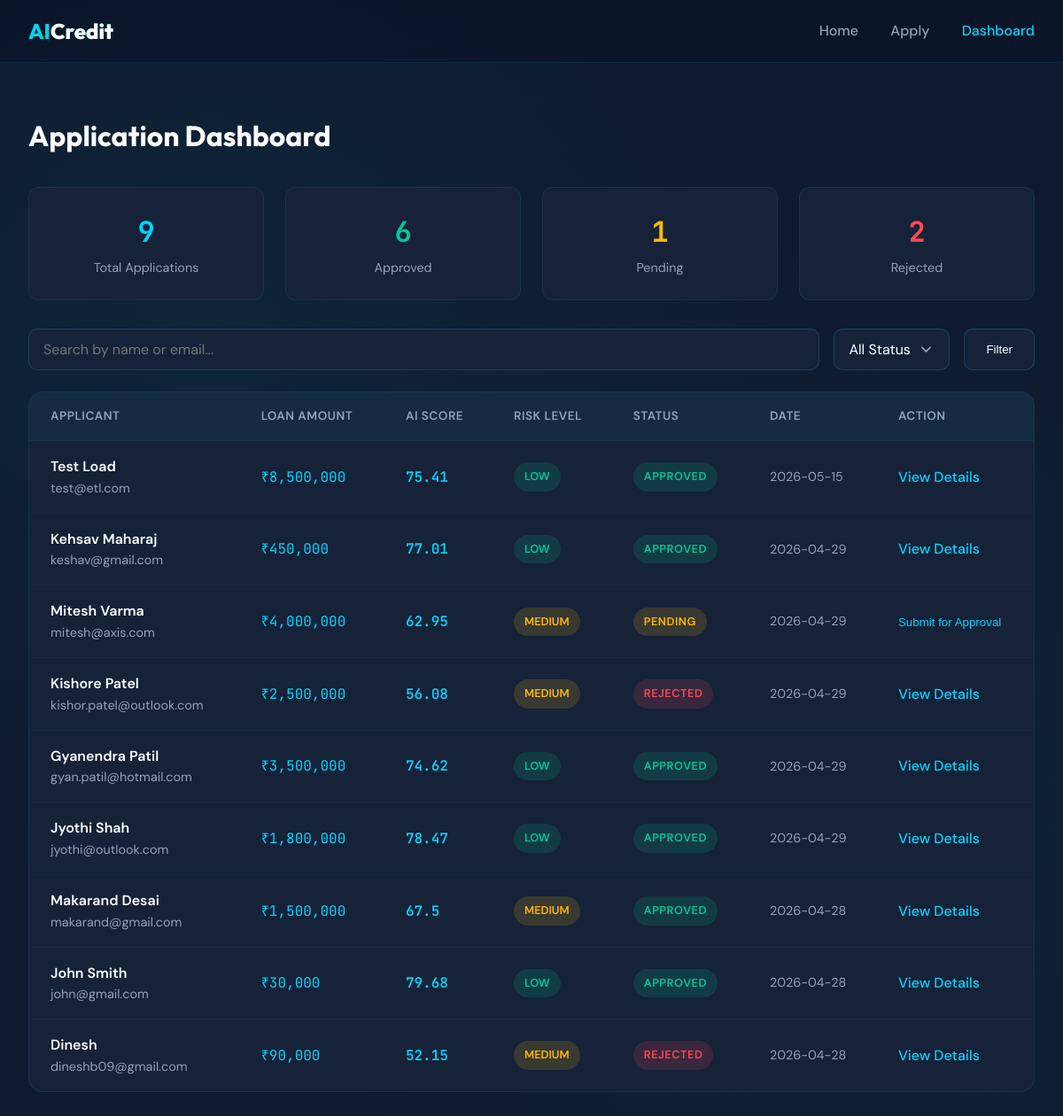
/dashboard, run on the app's committed database.
### tables this page shows
CREATE TABLE applications (
                id INTEGER PRIMARY KEY AUTOINCREMENT,
                applicant_name TEXT NOT NULL,
                email TEXT NOT NULL,
                phone TEXT NOT NULL,
                annual_income REAL NOT NULL,
                credit_score INTEGER NOT NULL,
                loan_amount REAL NOT NULL,
                loan_purpose TEXT NOT NULL,
                employment_years INTEGER NOT NULL,
                existing_debt REAL NOT NULL,
                ai_score REAL,
                risk_level TEXT,
                status TEXT DEFAULT 'PENDING',
                created_at DATETIME DEFAULT CURRENT_TIMESTAMP
            , submitted_by TEXT, submitted_at DATETIME, approved_by TEXT, approved_at DATETIME, approval_notes TEXT);

### app.py (the view)
@app.route('/dashboard')
def dashboard():
    search = request.args.get('search', '')
    status_filter = request.args.get('status', '')
    db = get_db()
    query = 'SELECT * FROM applications WHERE 1=1'
    params = []
    if search:
        query += ' AND (applicant_name LIKE ? OR email LIKE ?)'
        params.extend([f'%{search}%', f'%{search}%'])
    if status_filter:
        query += ' AND status = ?'
        params.append(status_filter)
    query += ' ORDER BY created_at DESC'
    applications = db.execute(query, params).fetchall()
    return render_template('dashboard.html', applications=applications, search=search, status_filter=status_filter)

### app.py (called while the page is built)
def get_db():
    db = getattr(g, '_database', None)
    if db is None:
        db = g._database = sqlite3.connect(DATABASE)
        db.row_factory = sqlite3.Row
    return db

@app.teardown_appcontext
def close_connection(exception):
    db = getattr(g, '_database', None)
    if db is not None:
        db.close()

### templates/dashboard.html (shortened to what this page needs)
<!DOCTYPE html>
<html lang="en">
<head>
</head>
<body>
    <header>
        <div class="nav-container">
            <div class="logo">AI<span>Credit</span></div>
            <nav>
                <a href="/">Home</a>
                <a href="/apply">Apply</a>
                <a href="/dashboard" class="active">Dashboard</a>
            </nav>
        </div>
    </header>
    <main class="main">
        <div class="container">
            <div class="page-header">
                <h1>Application Dashboard</h1>
            </div>
            <div class="stats-grid">
                <div class="stat-card total">
                    <div class="stat-value">{{ applications|length }}</div>
                    <div class="stat-label">Total Applications</div>
                </div>
                <div class="stat-card approved">
                    <div class="stat-value">{{ applications|selectattr('status', 'equalto', 'APPROVED')|list|length }}</div>
                    <div class="stat-label">Approved</div>
                </div>
                <div class="stat-card pending">
                    <div class="stat-value">{{ applications|selectattr('status', 'equalto', 'PENDING')|list|length }}</div>
                    <div class="stat-label">Pending</div>
                </div>
                <div class="stat-card rejected">
                    <div class="stat-value">{{ applications|selectattr('status', 'equalto', 'REJECTED')|list|length }}</div>
                    <div class="stat-label">Rejected</div>
                </div>
            </div>
            <form class="filters" method="GET">
                <div class="search-box">
                    <input type="text" name="search" placeholder="Search by name or email..." value="{{ search }}">
                </div>
                <select name="status" class="filter-select">
                    <option value="">All Status</option>
                </select>
                <button type="submit" class="btn" style="background: var(--card-bg); border: 1px solid rgba(0, 212, 255, 0.2); color: var(--text); padding: 0.75rem 1.5rem; border-radius: 10px; cursor: pointer;">Filter</button>
            </form>
            <div class="table-card">
                <div class="table-wrapper">
                    <table>
                        <thead>
                            <tr>
                                <th>Applicant</th>
                                <th>Loan Amount</th>
                                <th>AI Score</th>
                                <th>Risk Level</th>
                                <th>Status</th>
                                <th>Date</th>
                                <th>Action</th>
                            </tr>
                        </thead>
                        <tbody>
                            {% if applications %}
                            {% for app in applications %}
                            <tr>
                                <td>
                                    <div class="applicant-name">{{ app.applicant_name }}</div>
                                    <div class="applicant-email">{{ app.email }}</div>
                                </td>
                                <td class="amount">₹{{ "{:,.0f}".format(app.loan_amount) }}</td>
                                <td class="ai-score">{{ app.ai_score }}</td>
                                <td>
                                    <span class="risk-badge {{ app.risk_level|lower }}">{{ app.risk_level }}</span>
                                </td>
                                <td>
                                    <span class="status-badge {{ app.status|lower }}">{{ app.status }}</span>
                                </td>
                                <td class="date">{{ app.created_at[:10] }}</td>
                                <td>
                                    {% if app.status == 'PENDING' %}
                                        <form method="POST" action="/submit/{{ app.id }}" style="display:inline">
                                            <button type="submit" class="action-link" style="background:none;border:none;padding:0;cursor:pointer;color:var(--secondary)">Submit for Approval</button>
                                        </form>
                                    {% else %}
                                        <a href="/result/{{ app.id }}" class="action-link">View Details</a>
                                    {% endif %}
                                </td>
                            </tr>
                            {% endfor %}
                            {% endif %}
                        </tbody>
                    </table>
                </div>
            </div>
        </div>
    </main>
</body>
</html>

### data on the page
applications: applicant_name "Test Load", email "test@etl.com", loan_amount "8,500,000", ai_score "75.41", risk_level "LOW", status "APPROVED", created_at "2026-05-15"
applications: applicant_name "Kehsav Maharaj", email "keshav@gmail.com", loan_amount "450,000", ai_score "77.01", risk_level "LOW", status "APPROVED", created_at "2026-04-29"
applications: applicant_name "Mitesh Varma", email "mitesh@axis.com", loan_amount "4,000,000", ai_score "62.95", risk_level "MEDIUM", status "PENDING", created_at "2026-04-29"
applications: applicant_name "Kishore Patel", email "kishor.patel@outlook.com", loan_amount "2,500,000", ai_score "56.08", risk_level "MEDIUM", status "REJECTED", created_at "2026-04-29"
applications: applicant_name "Gyanendra Patil", email "gyan.patil@hotmail.com", loan_amount "3,500,000", ai_score "74.62", risk_level "LOW", status "APPROVED", created_at "2026-04-29"
applications: applicant_name "Jyothi Shah", email "jyothi@outlook.com", loan_amount "1,800,000", ai_score "78.47", risk_level "LOW", status "APPROVED", created_at "2026-04-29"
applications: applicant_name "Makarand Desai", email "makarand@gmail.com", loan_amount "1,500,000", ai_score "67.5", risk_level "MEDIUM", status "APPROVED", created_at "2026-04-28"
applications: applicant_name "John Smith", email "john@gmail.com", loan_amount "30,000", ai_score "79.68", risk_level "LOW", status "APPROVED", created_at "2026-04-28"
applications: applicant_name "Dinesh", email "dineshb09@gmail.com", loan_amount "90,000", ai_score "52.15", risk_level "MEDIUM", status "REJECTED", created_at "2026-04-28"

### other printed values
{{ applications|length }} "9"
{{ applications|selectattr('status', 'equalto', 'APPROVED')|list|length }} "6"
{{ applications|selectattr('status', 'equalto', 'PENDING')|list|length }} "1"
{{ applications|selectattr('status', 'equalto', 'REJECTED')|list|length }} "2"
